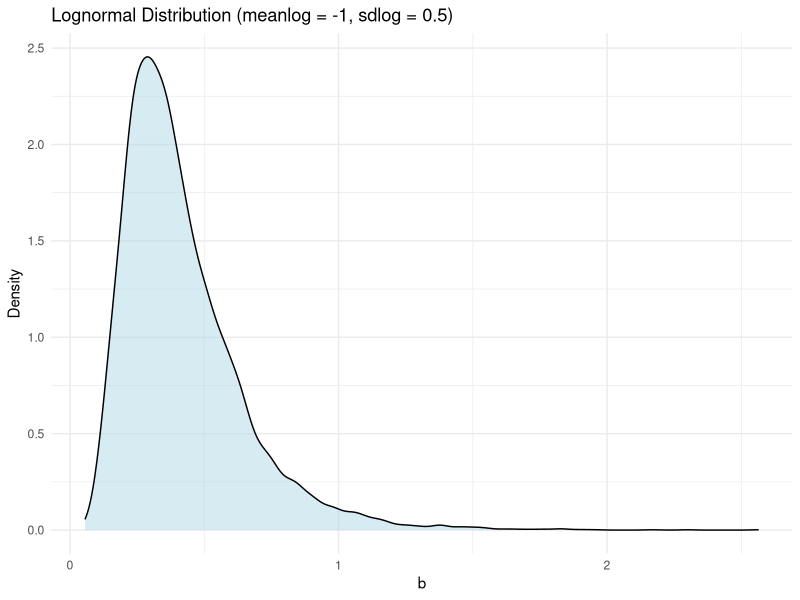
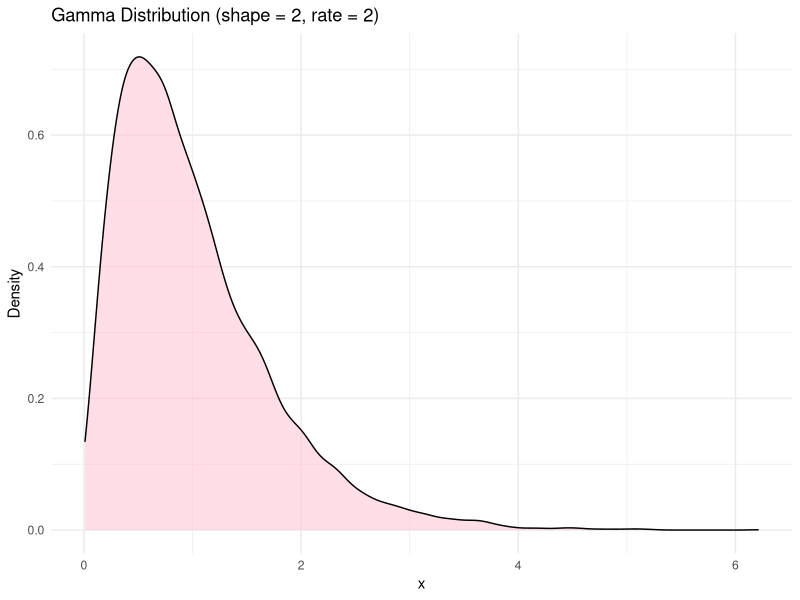
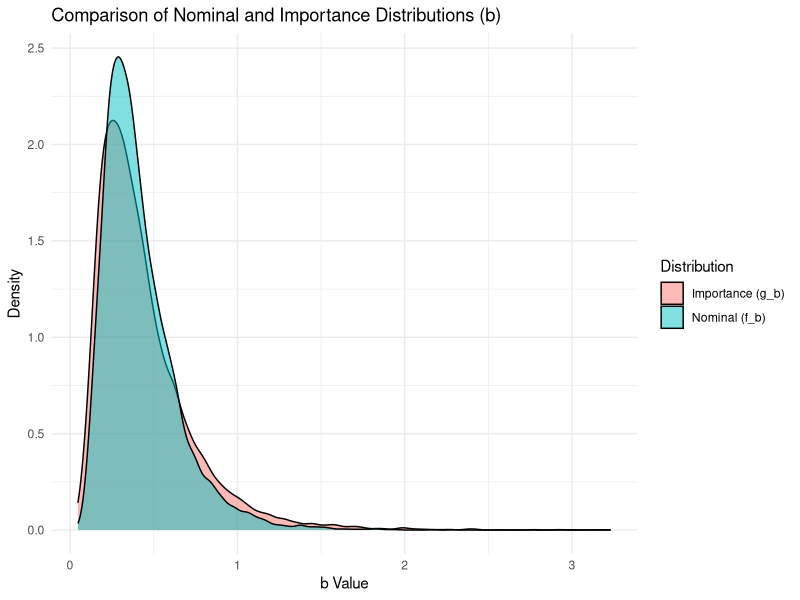
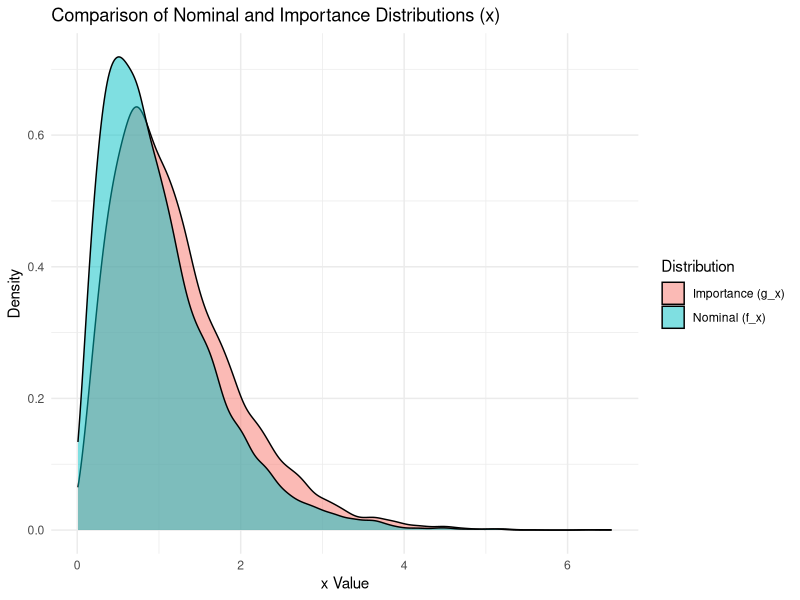

The R source for these figures, in order: (Note: this script raises an error after producing the figures.)
## ---- chunk 1
library(tidyverse)
library(ggplot2)
library(MASS)
## ---- chunk 2
set.seed(8160)
n <- 10000

## Pre-calculating b samples and x samples for use in simple MC and CV
b_samples <- rlnorm(n, meanlog = -1, sdlog = 0.5)
x_samples <- rgamma(n, shape = 2, rate = 2)

lognormal_df <- data.frame(values = b_samples, 
                           distribution = "Lognormal(-1, 0.5)")
gamma_df <- data.frame(values = x_samples, 
                       distribution = "Gamma(2, 2)")

ggplot(lognormal_df, aes(x = values)) +
  geom_density(fill = "lightblue", alpha = 0.5) +
  labs(title = "Lognormal Distribution (meanlog = -1, sdlog = 0.5)",
       x = "b", y = "Density") +
  theme_minimal()

ggplot(gamma_df, aes(x = values)) +
  geom_density(fill = "pink", alpha = 0.5) +
  labs(title = "Gamma Distribution (shape = 2, rate = 2)",
       x = "x", y = "Density") +
  theme_minimal()
## ---- chunk 3
alpha <- -2
beta <- 0.5

p_baseline_adverse_event <- exp(alpha) / (1 + exp(alpha))

knitr::kable(p_baseline_adverse_event, digits = 6, 
             col.names = "Probability of the Baseline Adverse Event")
## ---- chunk 4
start_time_smc <- Sys.time()

alpha <- -2
beta <- 0.5

logit_inverse_function <- function(x) {
  return(exp(x) / (1 + exp(x)))
}

## Calculating the probability of an adverse event based on pre-sampled b and x 
p_ij <- logit_inverse_function(alpha + b_samples + beta * x_samples)

p_adverse_event_smc <- mean(p_ij) 
var_smc <- var(p_ij)

cpu_time_smc <- Sys.time() - start_time_smc
## ---- chunk 5
start_time_cv <- Sys.time()

Y <- logit_inverse_function(alpha + b_samples + beta * x_samples)
E_Y <- mean(Y)
var_Y <- var(Y)

## U is the logit transformed Y (i.e. the original argument to the inverse logit)
U <- alpha + b_samples + beta * x_samples
E_U <- mean(U)
var_U <- var(U)

## E(Gamma(2,2)) = 1, E(Log-Normal(-1, 0.5)) = exp(-1 + (0.5^2)/2)
E_U_exact <- alpha + exp(-1 + (0.5^2)/2) + beta*1

cov_Y_U <- cov(Y, U)
c_star <- cov_Y_U / var_U 

## Applying covariate correction
Y_cv <- Y - c_star * (U - E_U_exact)
E_Y_cv <- mean(Y_cv)
var_Y_cv <- var_Y - (cov_Y_U ^ 2) / var_U

cpu_time_cv <- Sys.time() - start_time_cv

control_variate_df <- data.frame(
  Estimates = c("Mean", "Variance"),
  Without_Control_Variate = c(E_Y, var_Y),
  With_Control_Variate = c(E_Y_cv, var_Y_cv)
)
## ---- chunk 6
set.seed(8160)

b_samples_nominal <- rlnorm(n, meanlog = -1, sdlog = 0.5)
x_samples_nominal <- rgamma(n, shape = 2, rate = 2)
b_samples_importance <- rlnorm(n, meanlog = -1, sdlog = 0.6)
x_samples_importance <- rgamma(n, shape = 2.4, rate = 2)

b_df <- data.frame(Value = c(b_samples_nominal, b_samples_importance),
                   Distribution = rep(c("Nominal (f_b)", "Importance (g_b)"), each = n))

x_df <- data.frame(Value = c(x_samples_nominal, x_samples_importance ),
                   Distribution = rep(c("Nominal (f_x)", "Importance (g_x)"), each = n))

ggplot(b_df, aes(x = Value, fill = Distribution)) +
  geom_density(alpha = 0.5) +
  labs(title = "Comparison of Nominal and Importance Distributions (b)",
       x = "b Value", y = "Density") +
  theme_minimal()

ggplot(x_df, aes(x = Value, fill = Distribution)) +
  geom_density(alpha = 0.5) +
  labs(title = "Comparison of Nominal and Importance Distributions (x)",
       x = "x Value", y = "Density") +
  theme_minimal()
## ---- chunk 7
set.seed(8160)

start_time_is <- Sys.time()

# Nominal Distribution
f_b <- function(b) {
  return(dlnorm(b, meanlog = -1, sdlog = 0.5))
  }
f_x <- function(x) { 
  return(dgamma(x, shape = 2, rate = 2))
  }

# Importance Distribution
g_b <- function(b) {
  return(dlnorm(b, meanlog = -1, sdlog = 0.6))
}
g_x <- function(x) {
  return(dgamma(x, shape = 2.4, rate = 2))
}

weights <- function(b, x) {
  return((f_b(b) * f_x(x)) / (g_b(b) * g_x(x)))
}

b_samples_importance <- rlnorm(n, meanlog = -1, sdlog = 0.6)
x_samples_importance <- rgamma(n, shape = 2.4, rate = 2)

p_ij_is <- logit_inverse_function(alpha + b_samples_importance + beta * x_samples_importance) 
w <- weights(b_samples_importance, x_samples_importance)

E_is <- sum(w * p_ij_is) / sum(w)
## Variance expression
var_is <- (mean((w * p_ij_is)^2) - mean(w * p_ij_is)^2) / n

cpu_time_is <- Sys.time() - start_time_is

importance_sampling_results <- data.frame(
  Estimates = c("Mean", "Variance"),
  Value = c(E_is, var_is)
)

## ---- chunk 8
set.seed(8160)

N_true <- 100000000

b_samples_N <- rlnorm(N_true, meanlog = -1, sdlog = 0.5)  
x_samples_N <- rgamma(N_true, shape = 2, rate = 2)

p_adverse_event_true <- mean(logit_inverse_function(alpha + b_samples_N + beta * x_samples_N)) 

bias_smc <- p_adverse_event_smc - p_adverse_event_true
bias_cv <- E_Y_cv - p_adverse_event_true
bias_is <- E_is - p_adverse_event_true

comparison_df <- data.frame(
  Method = c("Simple Monte Carlo", "Control Variates", "Importance Sampling"),
  Estimated_Probability = c(p_adverse_event_smc, E_Y_cv, E_is),
  Bias = c(bias_smc, bias_cv, bias_is),
  Variance = c(var_smc, var_Y_cv, var_is),
  CPU_Time = c(cpu_time_smc, cpu_time_cv, cpu_time_is))

knitr::kable(comparison_df, digits = 10, 
      caption = "Comparison of Sampling Methods (Bias, Variance, and CPU Time)")
## ---- chunk 9
cumulative_mc <- cumsum(p_ij) / seq_along(p_ij)
cumulative_cv <- cumsum(Y_cv) / seq_along(Y_cv)
cumulative_is <- cumsum(w * p_ij_is) / cumsum(w) 

cumulative_convergence_df <- data.frame(
  Sample = rep(1 : 10000, 3),
  Value = c(cumulative_mc, cumulative_cv, cumulative_is),
  Method = rep(c("Simple Monte Carlo", "Control Variates", "Importance Sampling"), 
               each = n)
)

ggplot(cumulative_convergence_df, aes(x = Sample, y = Value, color = Method)) +
  geom_line(size = 0.5) +
  geom_hline(yintercept = p_adverse_event_true, linetype = "dashed", 
             color = "purple", size = 1) +  
  annotate("text", x = 500, y = p_adverse_event_true + 0.001, 
           label = "True Value", size = 4, color = "purple") + 
  labs(title = "Cumulative Convergence of Different Sampling Methods",
       x = "Number of Samples",
       y = "Probability",
       color = "Sampling Method") + 
  theme_minimal() + 
  ylim(c(0.25, 0.27))
